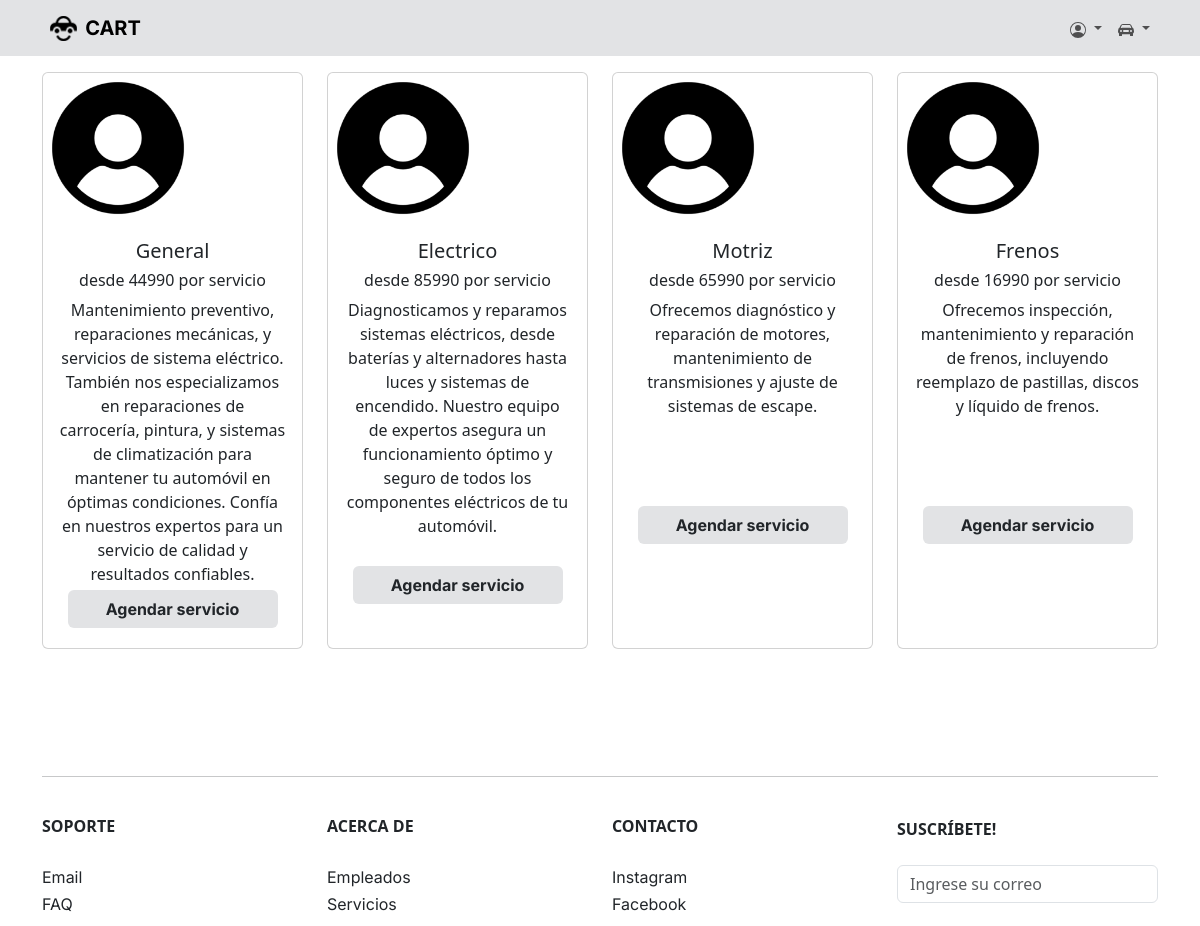
The app's page /servicios/ with its own data.
### core/models.py (models this page shows, shortened)
class Servicio(models.Model):
    nombre_servicio = models.CharField(max_length=200)
    descripcion_servicio = models.TextField(max_length=550)
    costo_servicio = models.CharField(max_length=100)
    pagina_servicio = models.CharField(max_length=500)
    imagen_servicio = CloudinaryField('imagen')

### core/views.py (the view)
# urls.py: path('servicios/', servicios_principal, name="servicios"),
def servicios_principal(request):
    servicios = Servicio.objects.all()
    aux = {
        'lista' : servicios
    }
    return render(request, 'core/servicios/index.html', aux)

### core/templates/core/servicios/index.html (shortened to what this page needs)
{% extends 'core/base.html' %}
{% load static %}
{% block content %}
<br>
<br>
<div class="container mt-4">
    <div class="row text-center">
        {% for aux in lista %}
        <div class="col-md-3">
            <div class="card mb-2 h-100">
                {% if aux.imagen_servicio %}
                <img src="{{ aux.imagen_servicio.url }}" class="card-img-top" alt="...">
                {% else %}
                <img src="{% static 'core/img/no_user.png' %}" alt="" style="height: 150px; width: 150px;">
                {% endif %}
                <div class="card-body d-flex flex-column justify-content-between">
                    <div>
                        <h5 class="card-title">{{ aux.nombre_servicio }}</h5>
                        <h6 class="card-title">desde {{ aux.costo_servicio }} por servicio</h6>
                        <p class="card-text">{{ aux.descripcion_servicio }}</p>
                    </div>
                    <div class="justify-content-center">
                        <a href="{{aux.pagina_servicio}}" class="btn bg-secondary-subtle align-self-center mx-2" style="width: 210px;"> Agendar servicio </a>
                    </div>
                </div>
            </div>
        </div>
        {% endfor %}
    </div>
</div>
{% endblock %}

### core/templates/core/base.html (shortened to what this page needs)
<!DOCTYPE html>
{% load static %}
<html lang="en">
<head>
    <link rel="stylesheet" href="{% static 'core/css/style.css' %}">
    <link href="https://cdn.jsdelivr.net/npm/bootstrap@5.3.3/dist/css/bootstrap.min.css" rel="stylesheet">
</head>
<body>
  <div id="page-container">
    <div id="content-wrap">
      <nav class="navbar navbar-expand-lg fixed-top navbar-light bg-secondary-subtle">
        <div class="container">
          <img src="{% static 'core/img/icon.png' %}" alt="" height="25px" class="mx-2">
          <a class="navbar-brand" href="{% url 'index' %}">CART</a>
          <div class="collapse navbar-collapse" id="navbarNavDropdown">
            <ul class="navbar-nav ms-auto">
              <li class="nav-item dropdown">
                <a class="nav-link dropdown-toggle" href="#" role="button" data-bs-toggle="dropdown" aria-expanded="false">
                </a>
              </li>
              <li>
                <li class="nav-item dropdown">
                  <a class="nav-link dropdown-toggle" href="#" role="button" data-bs-toggle="dropdown" aria-expanded="false">
                  </a>
              </li>
            </ul>
          </div>
        </div>
      </nav>
      {% block content %}
      {% endblock %}
      <footer id="footer" class="text-dark text-center mt-4">
        <div class="container mb-4" style="height: 150px;">
          <hr>
            <div class="row">
                <div class="col-md-3 d-block text-start mt-4">
                  <h6 class="fw-bold">SOPORTE</h6>
                  <br>
                  <a href="#" class="text-dark text-decoration-none">
                    <h6 class="text-not-bold">Email</h6>
                  </a>
                  <a href="#" class="text-dark text-decoration-none">
                    <h6 class="text-not-bold">FAQ</h6>
                  </a>
                </div>
                <div class="col-md-3 d-block text-start mt-4">
                  <h6 class="fw-bold">ACERCA DE</h6>
                  <br>
                  <a href="{%url 'empleados'%}" class="text-dark text-decoration-none">
                    <h6 class="text-not-bold">Empleados</h6>
                  </a>
                  <a href="{%url 'servicios'%}" class="text-dark text-decoration-none">
                    <h6 class="text-not-bold">Servicios</h6>
                  </a>
                </div>
                <div class="col-md-3 d-block text-start mt-4">
                  <h6 class="fw-bold">CONTACTO</h6>
                  <br>
                  <a href="https://www.instagram.com/" class="text-dark text-decoration-none">
                    <h6 class="text-not-bold">Instagram</h6>
                  </a>
                  <a href="https://www.facebook.com/" class="text-dark text-decoration-none">
                    <h6 class="text-not-bold">Facebook</h6>
                  </a>
                </div>
                <div class="col-md-3 d-block text-start mt-4">
                  <div class="form-group">
                    <label for="exampleFormControlInput1"><strong>SUSCRÍBETE!</strong></label>
                      <br>
                      <br>
                    <input type="email" class="form-control" id="exampleFormControlInput1" placeholder="Ingrese su correo">
                  </div>
                </div>
            </div>
        </div>
      </footer>
    </div>
  </div>
</body>
</html>

### static/core/css/style.css (style rules this page uses)
a { font-weight: bold !important; font-family: 'Inter', sans-serif !important; }
.text-not-bold { font-weight: normal !important; }
#page-container { position: relative; min-height: 100vh; }
#content-wrap { padding-bottom: 2.5rem; }
#footer { position: absolute; bottom: 0; width: 100%; height: 2.5rem; }

### records on screen
Servicio: nombre_servicio "General", costo_servicio "44990", descripcion_servicio "Mantenimiento preventivo, reparaciones mecánicas, y servicios de sistema eléctrico. También nos especializamos en reparaciones de carrocería, pintura, y sistemas de climatización para mantener tu automóvil en óptimas condiciones. Confía en nuestros expertos para un servicio de calidad y resultados confiables."
Servicio: nombre_servicio "Electrico", costo_servicio "85990", descripcion_servicio "Diagnosticamos y reparamos sistemas eléctricos, desde baterías y alternadores hasta luces y sistemas de encendido. Nuestro equipo de expertos asegura un funcionamiento óptimo y seguro de todos los componentes eléctricos de tu automóvil."
Servicio: nombre_servicio "Motriz", costo_servicio "65990", descripcion_servicio "Ofrecemos diagnóstico y reparación de motores, mantenimiento de transmisiones y ajuste de sistemas de escape."
Servicio: nombre_servicio "Frenos", costo_servicio "16990", descripcion_servicio "Ofrecemos inspección, mantenimiento y reparación de frenos, incluyendo reemplazo de pastillas, discos y líquido de frenos."
